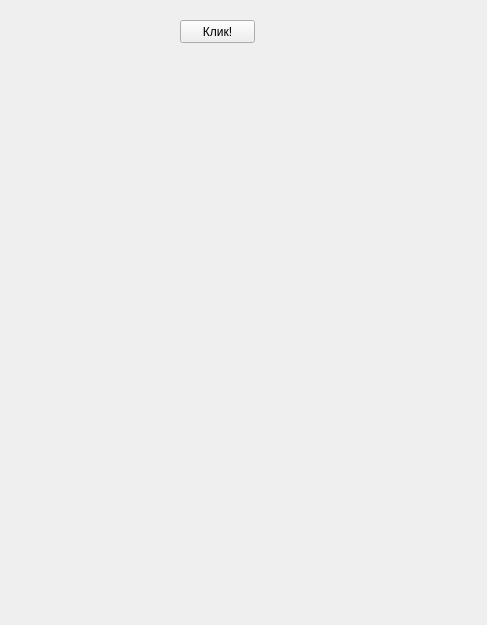
<?xml version="1.0" encoding="UTF-8"?>
<ui version="4.0">
 <class>Form</class>
 <widget class="QWidget" name="Form">
  <property name="geometry">
   <rect>
    <x>0</x>
    <y>0</y>
    <width>487</width>
    <height>625</height>
   </rect>
  </property>
  <property name="windowTitle">
   <string>Клик!</string>
  </property>
  <widget class="QPushButton" name="pushButton">
   <property name="geometry">
    <rect>
     <x>180</x>
     <y>20</y>
     <width>75</width>
     <height>23</height>
    </rect>
   </property>
   <property name="text">
    <string>Клик!</string>
   </property>
  </widget>
 </widget>
 <resources/>
 <connections/>
</ui>
